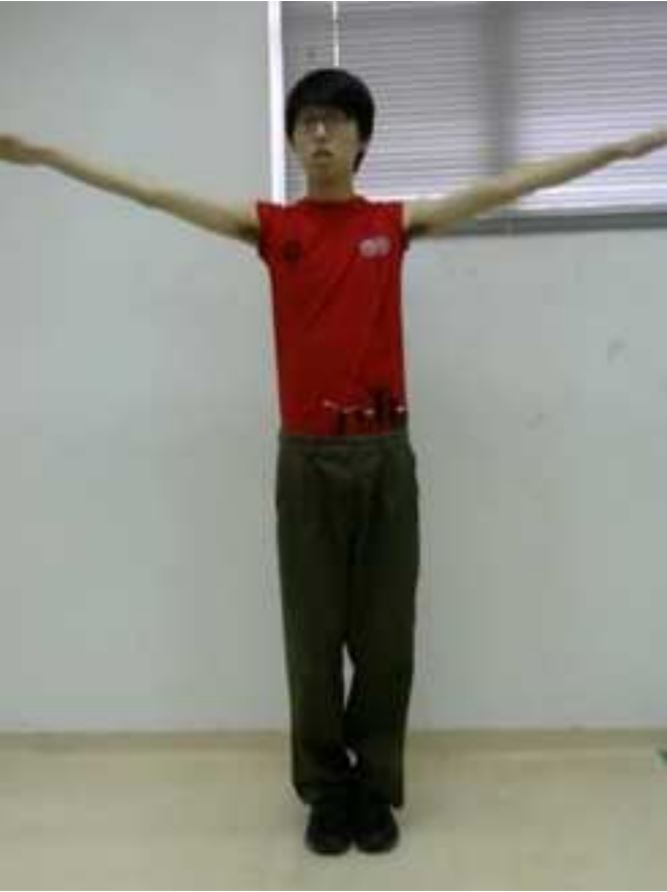
#> input picture input/person.jpg, 667 x 892 px
$ python hsvThresholding.py
#> lines starting #> are read from the running program, lines starting #| are printed output that depends on the picture; after the words box and inside, x2 and y2 are one past the last pixel; in counts of white or black regions, pixels touching at a corner belong together
#> further down, img is the input picture: shape (892, 667, 3); mean B, G, R 134.9, 143, 144.5
import cv2
import os
import numpy as np

def image_resize(image, width = None, height = None, inter = cv2.INTER_AREA):
#> called with height = 600, inter = 3
    dim = None
    (h, w) = image.shape[:2]
#> h = 892; w = 667

    if width is None and height is None:
        return image

    # calcs ratios
    if width is None:
        r = height / float(h)
#> r = 0.673
        dim = (int(w * r), height)
#> dim = (448, 600)

    else:
        r = width / float(w)
        dim = (width, int(h * r))

    resized = cv2.resize(image, dim, interpolation = inter)
    return resized


dirname = os.path.dirname(__file__)


path = os.path.join(dirname, "input/person.jpg")
img = cv2.imread(path)

#resizer for test
img = image_resize(img, height=600)


imgHSV = cv2.cvtColor(img, cv2.COLOR_BGR2HSV)
#> imgHSV: shape (600, 448, 3); mean H, S, V 57.7, 41.3, 148.9

'''

#trackbars
cv2.namedWindow("trackbar")
cv2.resizeWindow("trackbar", 640, 240)

def empty():
    pass
cv2.createTrackbar("h min", "trackbar" , 0, 179, empty)
cv2.createTrackbar("h max", "trackbar" , 179, 255, empty)
cv2.createTrackbar("s min", "trackbar" , 0, 255, empty)
cv2.createTrackbar("s max", "trackbar" , 255, 255, empty)
cv2.createTrackbar("v min", "trackbar" , 0, 255, empty)
cv2.createTrackbar("v max", "trackbar" , 255, 255, empty)


while True:
    img = image_resize(img, height=600)
    imgHSV = cv2.cvtColor(img, cv2.COLOR_BGR2HSV)
    h_min = cv2.getTrackbarPos("h min", "trackbar")
    h_max = cv2.getTrackbarPos("h max", "trackbar")
    s_min = cv2.getTrackbarPos("s min", "trackbar")
    s_max = cv2.getTrackbarPos("s max", "trackbar")
    v_min = cv2.getTrackbarPos("v min", "trackbar")
    v_max = cv2.getTrackbarPos("v max", "trackbar")
    lower = np.array([0, 50, 0])
    upper = np.array([255, 255, 255])
    mask = cv2.inRange(imgHSV, lower, upper)


    cv2.imshow("Original", img)
    cv2.imshow("mask", mask)
    cv2.imshow("HSV", imgHSV)

    cv2.waitKey(1)
'''

lower = np.array([0, 50, 0])
upper = np.array([255, 255, 255])

mask = cv2.inRange(imgHSV, lower, upper)
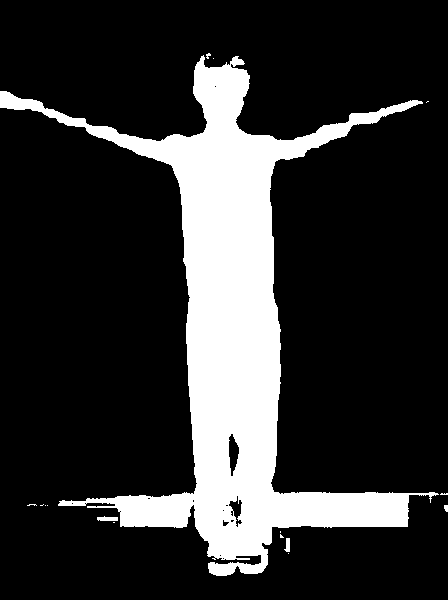
#> mask: shape (600, 448); 19.4% white; 16 white regions (12 under 20 px), largest, box (x1, y1, x2, y2) and area: (0, 55, 439, 576) 51940, (97, 516, 118, 521) 83, (284, 538, 290, 552) 59, (444, 505, 448, 512) 24

imgResult = cv2.bitwise_and(img, img, mask=mask)
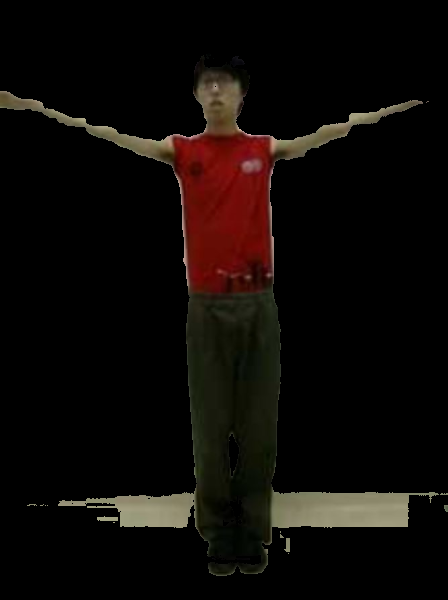
#> imgResult: shape (600, 448, 3); mean B, G, R 6.9, 9.7, 14.3

cv2.imshow("Original", img)
cv2.imshow("mask", mask)
cv2.imshow("Result", imgResult)
cv2.waitKey()
cv2.destroyAllWindows()
